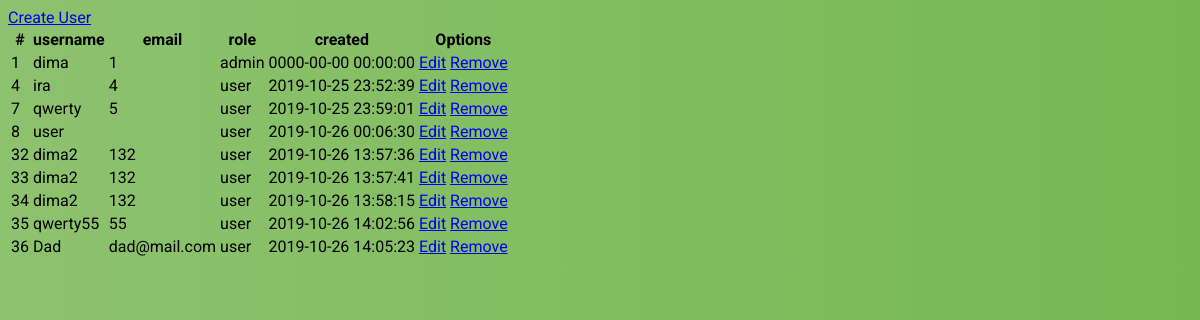
Page /admin/users/index.php on the committed database.
### tables this page shows
CREATE TABLE `users` (
  `id` int(11) NOT NULL,
  `username` varchar(255) NOT NULL,
  `password` varchar(255) NOT NULL,
  `email` varchar(255) NOT NULL,
  `created` datetime NOT NULL DEFAULT current_timestamp(),
  `role` varchar(255) NOT NULL
);

### admin/users/index.php (the view, shortened to what this page needs)
<?php
	include "../../configs/db.php";
?>
<!DOCTYPE html>
<html>
<head>
	<link rel="stylesheet" type="text/css" href="../../css/style.css">
</head>
<body>
	<a href="create.php">Create User</a>
	<table>
		<tr>
			<th>#</th>
			<th>username</th>
			<th>email</th>
			<th>role</th>
			<th>created</th>
			<th>Options</th>
		</tr>
	<?php
		$sql = "SELECT * FROM users";
		$result = $conn->query($sql);
		if($result->num_rows > 0){
			while ($row = $result->fetch_assoc()){
				?>
					<tr>
						<td><?php echo $row['id']; ?></td>
						<td><?php echo $row['username']; ?></td>
						<td><?php echo $row['email']; ?></td>
						<td><?php echo $row['role']; ?></td>
						<td><?php echo $row['created']; ?></td>
						<td>
							<a href="edit.php?id=<?php echo $row['id']; ?>">Edit</a>
							<a href="delete.php?id=<?php echo $row['id'];?>">Remove</a>
						</td>
					</tr>
				<?php
			}
		}
	?>
</table>
</body>
</html>

### css/style.css (style rules this page uses)
body { background: #76b852; background: -webkit-linear-gradient(right, #76b852, #8DC26F); background: -moz-linear-gradient(right, #76b852, #8DC26F); background: -o-linear-gradient(right, #76b852, #8DC26F); background: linear-gradient(to left, #76b852, #8DC26F); font-family: "Roboto", sans-serif; -webkit-font-smoothing: antialiased; -moz-osx-font-smoothing: grayscale; }

### rows in the picture
users: id "1", username "dima", email "1", role "admin", created "0000-00-00 00:00:00"
users: id "4", username "ira", email "4", role "user", created "2019-10-25 23:52:39"
users: id "7", username "qwerty", email "5", role "user", created "2019-10-25 23:59:01"
users: id "8", username "user", role "user", created "2019-10-26 00:06:30"
users: id "32", username "dima2", email "132", role "user", created "2019-10-26 13:57:36"
users: id "33", username "dima2", email "132", role "user", created "2019-10-26 13:57:41"
users: id "34", username "dima2", email "132", role "user", created "2019-10-26 13:58:15"
users: id "35", username "qwerty55", email "55", role "user", created "2019-10-26 14:02:56"
users: id "36", username "Dad", email "dad@mail.com", role "user", created "2019-10-26 14:05:23"
